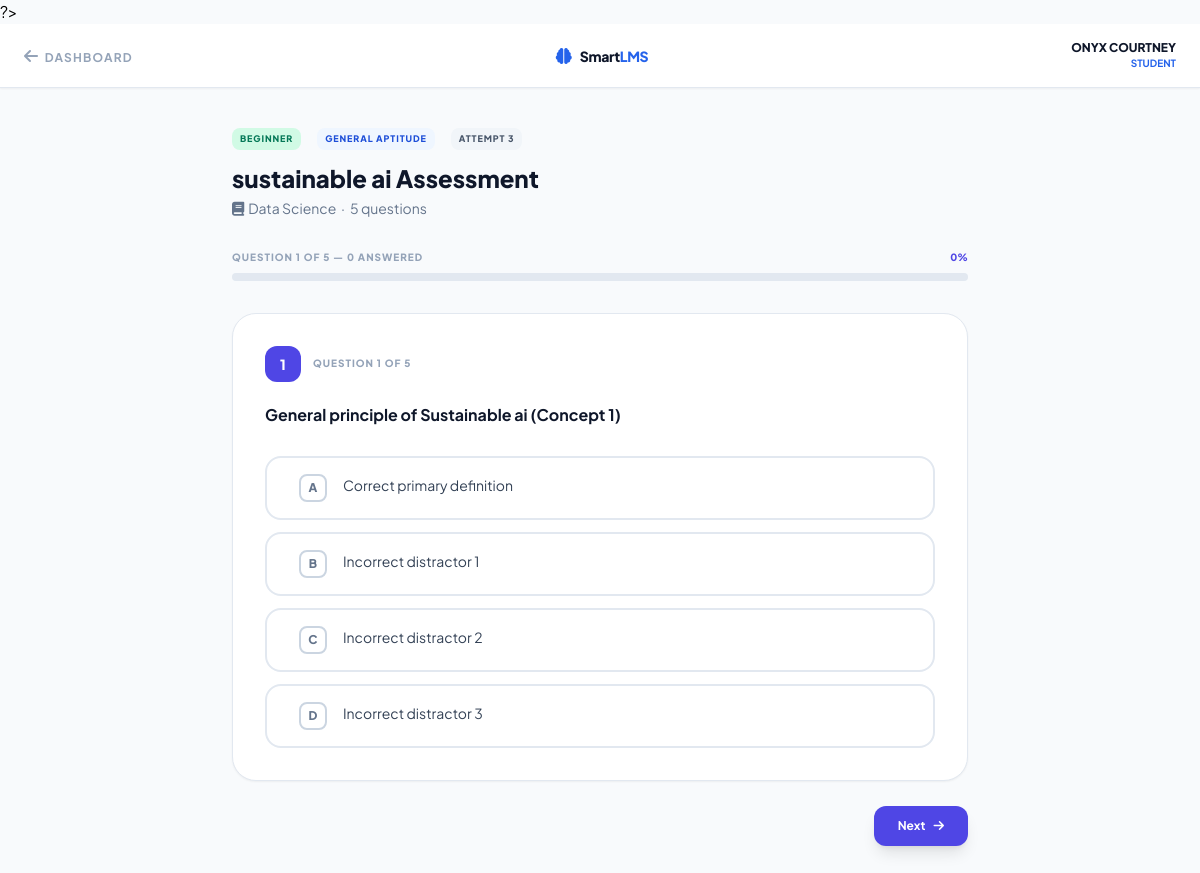
/student_quiz.php?quiz_id=4 (signed in), run on the app's committed database.
### tables this page shows
CREATE TABLE `quizzes` (
  `id` int(11) NOT NULL,
  `course_id` int(11) DEFAULT NULL,
  `unit_id` int(11) DEFAULT NULL,
  `material_id` int(11) DEFAULT NULL,
  `title` varchar(255) NOT NULL,
  `difficulty` enum('beginner','intermediate','advanced') DEFAULT 'beginner',
  `is_active` tinyint(1) DEFAULT 0,
  `skill_name` varchar(100) DEFAULT NULL,
  `topic` varchar(255) DEFAULT NULL,
  `created_by` int(11) DEFAULT NULL,
  `created_at` timestamp NOT NULL DEFAULT current_timestamp()
);

CREATE TABLE `courses` (
  `id` int(11) NOT NULL,
  `title` varchar(255) NOT NULL,
  `description` text DEFAULT NULL,
  `lecturer_id` int(11) DEFAULT NULL,
  `skill_category` varchar(100) DEFAULT NULL
);

CREATE TABLE `questions` (
  `id` int(11) NOT NULL,
  `quiz_id` int(11) DEFAULT NULL,
  `question_text` text NOT NULL,
  `option_a` text DEFAULT NULL,
  `option_b` text DEFAULT NULL,
  `option_c` text DEFAULT NULL,
  `option_d` text DEFAULT NULL,
  `correct_option` char(1) DEFAULT NULL,
  `explanation` text DEFAULT NULL
);

### Student_quiz.php (the view, shortened to what this page needs)
<?php
$student_id = intval($_SESSION['user_id']);
$quiz_id = intval($_GET['quiz_id'] ?? 0);
$quiz = mysqli_fetch_assoc(mysqli_query($conn,
    "SELECT q.*, c.title as course_title, cu.title AS unit_title, cu.unit_code
     FROM quizzes q
     JOIN courses c ON c.id = q.course_id
     LEFT JOIN course_units cu ON cu.id = q.unit_id
     WHERE q.id = $quiz_id AND q.is_active = 1"
));
$attempt_res = mysqli_fetch_assoc(mysqli_query($conn,
    "SELECT COUNT(*) as cnt FROM results WHERE student_id = $student_id AND quiz_id = $quiz_id"
));
$attempt_no = intval($attempt_res['cnt']) + 1;
$q_res = mysqli_query($conn,
    "SELECT id, question_text, option_a, option_b, option_c, option_d, correct_option, explanation
     FROM questions WHERE quiz_id = $quiz_id ORDER BY id ASC"
);
$questions = [];
while ($q = mysqli_fetch_assoc($q_res)) $questions[] = $q;
$total_questions = count($questions);
$show_results = false;
$studentName = $_SESSION['user_name'] ?? 'Student';
$diffBadge = [
    'beginner'     => 'bg-emerald-100 text-emerald-700',
    'intermediate' => 'bg-amber-100 text-amber-700',
    'advanced'     => 'bg-rose-100 text-rose-700',
];
?>
<!DOCTYPE html>
<html lang="en">
<head>
    <script src="https://cdn.tailwindcss.com"></script>
    <link rel="stylesheet" href="https://cdnjs.cloudflare.com/ajax/libs/font-awesome/6.4.0/css/all.min.css">
</head>
<body class="bg-slate-50 min-h-screen">
    <nav class="bg-white border-b border-slate-200 px-6 py-4 flex items-center justify-between sticky top-0 z-40 shadow-sm">
        <div class="flex items-center space-x-4">
            <a href="student_dashboard.php" class="text-slate-400 hover:text-slate-700 transition">
                <i class="fa-solid fa-arrow-left mr-1"></i>
                <span class="text-xs font-bold uppercase tracking-widest">Dashboard</span>
            </a>
        </div>
        <div class="flex items-center space-x-2 text-center">
            <i class="fa-solid fa-brain text-blue-600"></i>
            <span class="font-extrabold text-slate-900 text-sm tracking-tight">Smart<span class="text-blue-600">LMS</span></span>
        </div>
        <div class="text-right">
            <p class="text-xs font-black text-slate-900 uppercase"><?php echo htmlspecialchars($studentName); ?></p>
            <p class="text-[10px] text-blue-600 font-bold uppercase">Student</p>
        </div>
    </nav>
    <div class="max-w-3xl mx-auto px-4 py-10">
    <?php if (!$show_results): ?>
        <div class="mb-8">
            <div class="flex items-center space-x-2 mb-3 flex-wrap gap-2">
                <span class="<?php echo $diffBadge[$quiz['difficulty']] ?? 'bg-slate-100 text-slate-700'; ?> text-[9px] font-black uppercase px-2 py-1 rounded-lg tracking-widest">
                    <?php echo ucfirst($quiz['difficulty']); ?>
                </span>
                <span class="bg-blue-50 text-blue-700 text-[9px] font-black uppercase px-2 py-1 rounded-lg tracking-widest">
                    <?php echo htmlspecialchars($quiz['skill_name'] ?? 'Core Theory'); ?>
                </span>
                <span class="bg-slate-100 text-slate-600 text-[9px] font-black uppercase px-2 py-1 rounded-lg tracking-widest">
                    Attempt <?php echo $attempt_no; ?>
                </span>
            </div>
            <h1 class="text-2xl font-extrabold text-slate-900"><?php echo htmlspecialchars($quiz['title']); ?></h1>
            <p class="text-slate-500 text-sm mt-1">
                <i class="fa-solid fa-book mr-1"></i><?php echo htmlspecialchars($quiz['course_title']); ?>
                &nbsp;·&nbsp; <?php echo $total_questions; ?> questions
            </p>
        </div>
        <div class="mb-8">
            <div class="flex justify-between mb-2">
                <span id="progress-label" class="text-[10px] font-black uppercase text-slate-400 tracking-widest">Question 1 of <?php echo $total_questions; ?></span>
                <span id="progress-pct" class="text-[10px] font-black text-indigo-600">0%</span>
            </div>
            <div class="h-2 bg-slate-200 rounded-full overflow-hidden">
            </div>
        </div>
        <form method="POST" id="quiz-form">
            <?php foreach ($questions as $idx => $q):
                $optLabels = ['A' => $q['option_a'], 'B' => $q['option_b'], 'C' => $q['option_c'], 'D' => $q['option_d']];
            ?>
            <div class="q-slide <?php echo $idx === 0 ? 'active' : ''; ?>" id="q-<?php echo $idx; ?>">
                <div class="bg-white rounded-3xl border border-slate-200 shadow-sm p-8 mb-6">
                    <div class="flex items-center space-x-3 mb-5">
                        <div class="w-9 h-9 bg-indigo-600 text-white rounded-xl flex items-center justify-center font-black text-sm"><?php echo $idx + 1; ?></div>
                        <span class="text-[10px] font-black uppercase text-slate-400 tracking-widest">Question <?php echo $idx + 1; ?> of <?php echo $total_questions; ?></span>
                    </div>
                    <p class="text-slate-900 font-bold text-base leading-relaxed mb-7"><?php echo htmlspecialchars($q['question_text']); ?></p>
                    <div class="space-y-3" id="opts-<?php echo $idx; ?>">
                        <?php foreach ($optLabels as $letter => $text): ?>
                        <label class="opt-btn flex items-start space-x-4 p-4 rounded-2xl bg-white cursor-pointer"
                               onclick="selectOption(<?php echo $idx; ?>, '<?php echo $letter; ?>', this)">
                            <div class="w-7 h-7 rounded-lg border-2 border-slate-300 flex items-center justify-center font-black text-xs text-slate-500 flex-shrink-0 opt-circle"><?php echo $letter; ?></div>
                            <span class="text-slate-700 text-sm leading-snug pt-0.5"><?php echo htmlspecialchars($text); ?></span>
                        </label>
                        <?php endforeach; ?>
                    </div>
                </div>
                <div class="flex items-center justify-between">
                    <?php if ($idx < $total_questions - 1): ?>
                    <button type="button"
                        onclick="navigate(<?php echo $idx; ?>, <?php echo $idx + 1; ?>)"
                        id="next-<?php echo $idx; ?>"
                        class="flex items-center space-x-2 px-6 py-3 bg-indigo-600 text-white rounded-xl text-xs font-bold hover:bg-indigo-700 transition-all shadow-lg disabled:opacity-40 disabled:cursor-not-allowed">
                        <span>Next</span><i class="fa-solid fa-arrow-right"></i>
                    </button>
                    <?php endif; ?>
                </div>
            </div>
            <?php endforeach; ?>
        </form>
    <?php endif;  ?>
    </div>
</body>
</html>

### Student_quiz.php (style rules this page uses)
body { font-family: 'Plus Jakarta Sans', sans-serif; }
.q-slide { display: none; }
.q-slide.active { display: block; animation: fadeSlide 0.3s ease-out; }
.opt-btn { cursor: pointer; border: 2px solid #e2e8f0; transition: all 0.15s ease; }

### data on the page
quizzes: difficulty "BEGINNER", skill_name "GENERAL APTITUDE", title "sustainable ai Assessment", course.title "Data Science"
questions: question_text "General principle of Sustainable ai (Concept 1)", letter "A", text "Correct primary definition", letter "B", text "Incorrect distractor 1", letter "C", text "Incorrect distractor 2", letter "D", text "Incorrect distractor 3"

### other printed values
$studentName "ONYX COURTNEY"
$attempt_no "3"
$total_questions "5"
